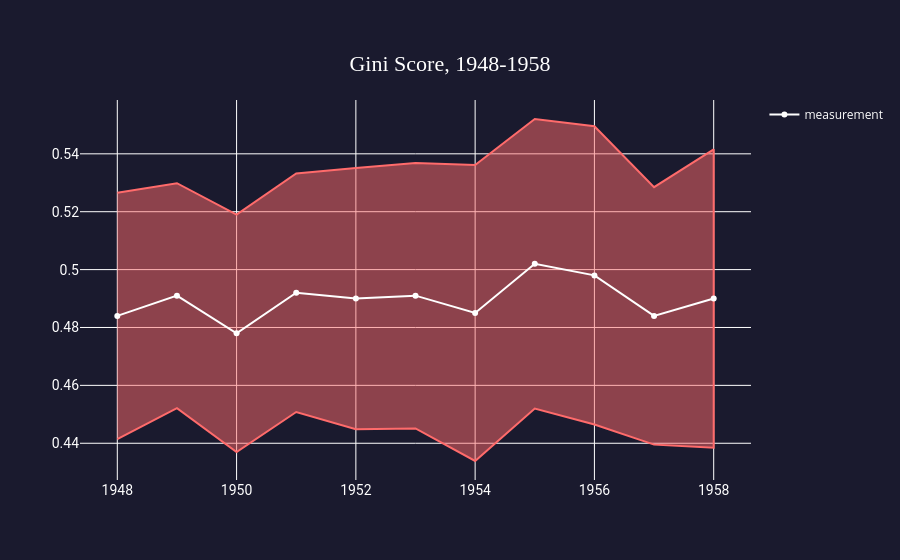

Write notebook code for a chart like this one.
### Markdown cell above
## Gini

### Code cell
x = sample_data_g['year'].tolist()
y = sample_data_g['gini'].round(3)

error = y * sample_data_g['moe']
y_upper = (y + error).tolist()
y_lower = (y - error).tolist()

fig = go.Figure([
    go.Scatter(
        x=x + x[::-1],
        y=y_upper + y_lower[::-1],
        fill='toself',
        line=dict(color='#FF6B6B'),
fillcolor='rgba(255, 107, 107, 0.5)',
        hoverinfo='skip',
        showlegend=False
    ),
    go.Scatter(
        x=x, y=y.tolist(),
        line=dict(color='rgb(255, 255, 255)'),
        name='measurement'
    )
])
fig.update_layout(layout)
fig.update_layout(dict(title=dict(text="Gini Score, 1948-1958", y=0.9, x=0.5)))
fig.show()

### Figure 1 — Plotly figure (JSON) as saved in the notebook; plotly's stock layout.template omitted (floating-point values rounded to 4 significant figures)
{"data": [{"fill": "toself", "fillcolor": "rgba(255, 107, 107, 0.5)", "hoverinfo": "skip", "line": {"color": "#FF6B6B"}, "showlegend": false, "type": "scatter", "x": [1948, 1949, 1950, 1951, 1952, 1953, 1954, 1955, 1956, 1957, 1958, 1958, 1957, 1956, 1955, 1954, 1953, 1952, 1951, 1950, 1949, 1948], "y": [0.5266, 0.5298, 0.519, 0.5332, 0.5351, 0.5369, 0.5361, 0.552, 0.5495, 0.5285, 0.5415, 0.4385, 0.4395, 0.4465, 0.452, 0.4339, 0.4451, 0.4449, 0.4508, 0.437, 0.4522, 0.4414]}, {"line": {"color": "rgb(255, 255, 255)"}, "name": "measurement", "type": "scatter", "x": [1948, 1949, 1950, 1951, 1952, 1953, 1954, 1955, 1956, 1957, 1958], "y": [0.484, 0.491, 0.478, 0.492, 0.49, 0.491, 0.485, 0.502, 0.498, 0.484, 0.49]}], "layout": {"font": {"color": "white"}, "paper_bgcolor": "#1A1A2E", "plot_bgcolor": "rgba(61, 61, 61, 0)", "title": {"font": {"color": "white", "family": "Raleway", "size": 22}, "text": "Gini Score, 1948-1958", "x": 0.5, "xanchor": "center", "y": 0.9, "yanchor": "top"}, "xaxis": {"tickfont": {"color": "white", "family": "Roboto", "size": 14}, "title": {"font": {"color": "white", "family": "Raleway", "size": 18}, "text": ""}}, "yaxis": {"layer": "below traces", "tickfont": {"color": "white", "family": "Roboto", "size": 14}, "title": {"font": {"color": "white", "family": "Raleway", "size": 18}, "text": ""}}}}
